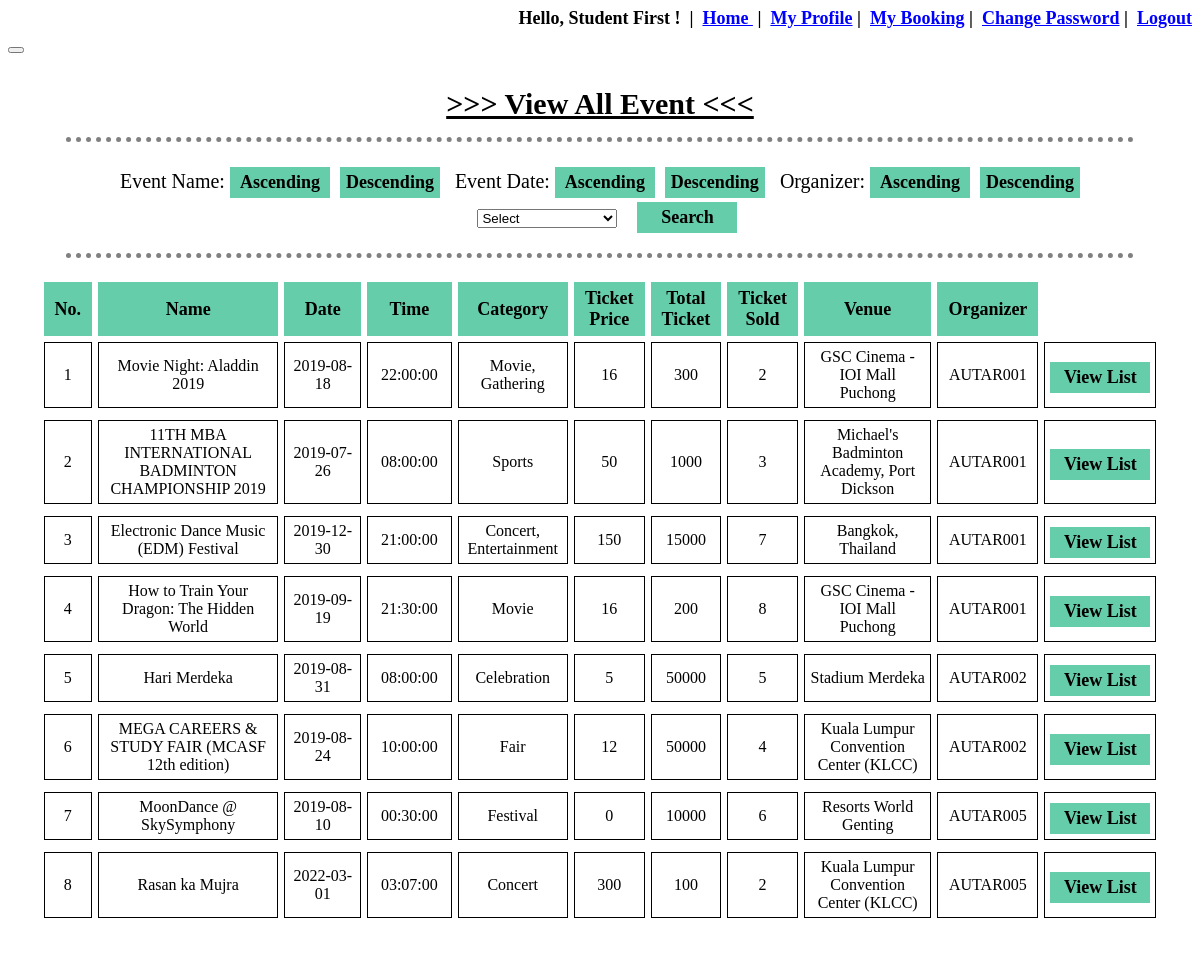
/Admin_client_event.php (signed in), run on the app's committed database.
### tables this page shows
CREATE TABLE `event_details` (
  `EventID` int(10) NOT NULL,
  `EventName` varchar(100) NOT NULL,
  `EventDate` date NOT NULL,
  `EventTime` time NOT NULL,
  `EventCategory` varchar(100) NOT NULL,
  `Artist_id` int(11) NOT NULL,
  `Sponsor_id` int(11) NOT NULL,
  `EventDescription` text NOT NULL,
  `EventTicketPrice` double NOT NULL,
  `EventTicketTotal` int(11) NOT NULL,
  `EventTicketSold` int(11) NOT NULL,
  `Guest_id` int(11) NOT NULL,
  `VenueID` int(10) NOT NULL,
  `UserID` varchar(10) NOT NULL
);

CREATE TABLE `venue_details` (
  `VenueID` int(11) NOT NULL,
  `VenueName` varchar(80) NOT NULL,
  `VenueInfo` varchar(100) NOT NULL
);

### Admin_client_event.php (the view, shortened to what this page needs)
<?php
	include "database/connect.php";
	include 'session.php';
?>
<!DOCTYPE html>
<html>
<head>
</head>
<body background="image\bg.png">
	<button onclick="topFunction()" id="myBtn" title="Go to top"></button>
	<div id="view" align="center">
		<br>
		<p><span style="text-decoration: underline;font-weight: 900;font-size: 30px"> >>> View All Event <<< </span></p>
		<hr>
		<form action="admin_client_event.php" method="POST" style="font-size: 20px;">
			Event Name:
			<input type="submit" name="name_asc" value="Ascending">&nbsp;
			<input type="submit" name="name_desc" value="Descending">
			&nbsp;&nbsp;Event Date:
			<input type="submit" name="date_asc" value="Ascending">&nbsp;
			<input type="submit" name="date_desc" value="Descending">
			&nbsp;&nbsp;Organizer:
			<input type="submit" name="user_asc" value="Ascending">&nbsp;
			<input type="submit" name="user_desc" value="Descending">
			<br/>
			<select style="width: 140px " name="search_user_id">
						<option value=" ">Select</option>
					</select>
					<input type="submit" style="margin:4px 0px 0px 0px"  value="Search" name="search">
		</form>
		<hr>
		<table align="center" cellpadding="20px" cellspacing="6px">
			<tr>
				<th width="4%">No.</th>
				<th width="25%">Name</th>
				<th width="11%">Date</th>
				<th width="11%">Time</th>
				<th width="12%">Category</th>
				<th width="4%">Ticket Price</th>
				<th width="4%">Total Ticket</th>
				<th width="4%">Ticket Sold</th>
				<th width="20%">Venue</th>
				<th width="5%">Organizer</th>
			</tr>
			<?php
				if (isset($_POST['name_asc'])) {
					$count=0;
					$conn = mysqli_connect($servername, $username, $password, $dbname);
					$read_event = "SELECT * FROM event_details INNER JOIN venue_details ON event_details.VenueID = venue_details.VenueID ORDER BY EventName ASC";
					$result_read_event = mysqli_query($conn, $read_event);
					if(mysqli_num_rows($result_read_event)>0){
						while($row = mysqli_fetch_array($result_read_event, MYSQLI_ASSOC)){
							$count=$count+1;
							echo "<tr>";
							echo "<td style='text-align:center'>".$count."</td>";
							echo "<td>".$row['EventName']."</td>";
							echo "<td>".$row['EventDate']."</td>";
							echo "<td>".$row['EventTime']."</td>";
							echo "<td>".$row['EventCategory']."</td>";
							echo "<td>".$row['EventTicketPrice']."</td>";
							echo "<td>".$row['EventTicketTotal']."</td>";
							echo "<td>".$row['EventTicketSold']."</td>";
							echo "<td>".$row['VenueName']."</td>";
							echo "<td>".$row['UserID']."</td>";
							echo "<form method='POST' action='viewlist.php'' >";
							echo "<td><button type='submit'  style='margin:4px 0px 0px 0px'  value='".$row['EventID']."' name='viewlist' >View List</button></td>";
							echo "<tr>";
							echo "</form>";
						}
					}
				}
				else{
					$count=0;
					$conn = mysqli_connect($servername, $username, $password, $dbname);
					$read_event = "SELECT * FROM event_details INNER JOIN venue_details ON event_details.VenueID = venue_details.VenueID ORDER BY UserID ASC";
					$result_read_event = mysqli_query($conn, $read_event);
					if(mysqli_num_rows($result_read_event)>0){
						while($row = mysqli_fetch_array($result_read_event, MYSQLI_ASSOC)){
							$count=$count+1;
							echo "<tr>";
							echo "<td style='text-align:center'>".$count."</td>";
							echo "<td>".$row['EventName']."</td>";
							echo "<td>".$row['EventDate']."</td>";
							echo "<td>".$row['EventTime']."</td>";
							echo "<td>".$row['EventCategory']."</td>";
							echo "<td>".$row['EventTicketPrice']."</td>";
							echo "<td>".$row['EventTicketTotal']."</td>";
							echo "<td>".$row['EventTicketSold']."</td>";
							echo "<td>".$row['VenueName']."</td>";
							echo "<td>".$row['UserID']."</td>";
							echo "<form method='POST' action='viewlist.php' >";
							echo "<td><button type='submit' style='margin:4px 0px 0px 0px'  value='".$row['EventID']."' name='viewlist' >View List</button></td>";
							echo "</form>";
							echo "<tr>";
						}
					}
				}
			?>
		</table>
	</div>
</body>
</html>

### Admin_client_event.php (style rules this page uses)
form { margin-left: 60px; margin-top: 15px; margin-right: 60px; }
table { max-width: 1200px; margin-bottom:50px; margin-left:auto; margin-right:auto; background-color: white; text-align:center; }
th { background-color: #66CDAA; border:1px solid #66CDAA; font-size: 18px; text-align: center; padding: 5px 10px; }
td { border:1px solid black; font-size: 16px; font-family: Times New Roman; padding: 5px 5px; }
input[type=submit],button[type=submit] { padding: 5px; color: black; border: none; background-color: #66CDAA; font-weight: 700; font-family: Times New Roman; font-size: 18px; text-align: center; width: 100px; }
div { margin: auto; padding-bottom: 20px; min-width: 70%; max-width: 95%; background-color: white; }
hr { border-top: 5px dotted grey; border-bottom: none; border-left: none; border-right: none; width: 95%; padding-top: 10px }

### data on the page
event_details: EventName "Movie Night: Aladdin 2019", EventDate "2019-08-18", EventTime "22:00:00", EventCategory "Movie, Gathering", EventTicketPrice "16", EventTicketTotal "300", EventTicketSold "2", VenueID.VenueName "GSC Cinema - IOI Mall Puchong", UserID "AUTAR001"
event_details: EventName "11TH MBA INTERNATIONAL BADMINTON CHAMPIONSHIP 2019", EventDate "2019-07-26", EventTime "08:00:00", EventCategory "Sports", EventTicketPrice "50", EventTicketTotal "1000", EventTicketSold "3", VenueID.VenueName "Michael's Badminton Academy, Port Dickson", UserID "AUTAR001"
event_details: EventName "Electronic Dance Music (EDM) Festival", EventDate "2019-12-30", EventTime "21:00:00", EventCategory "Concert, Entertainment", EventTicketPrice "150", EventTicketTotal "15000", EventTicketSold "7", VenueID.VenueName "Bangkok, Thailand", UserID "AUTAR001", $row['EventID'] 5 (drawn)
event_details: EventName "How to Train Your Dragon: The Hidden World", EventDate "2019-09-19", EventTime "21:30:00", EventCategory "Movie", EventTicketPrice "16", EventTicketTotal "200", EventTicketSold "8", VenueID.VenueName "GSC Cinema - IOI Mall Puchong", UserID "AUTAR001", $row['EventID'] 7 (drawn)
event_details: EventName "Hari Merdeka", EventDate "2019-08-31", EventTime "08:00:00", EventCategory "Celebration", EventTicketPrice "5", EventTicketTotal "50000", EventTicketSold "5", VenueID.VenueName "Stadium Merdeka", UserID "AUTAR002", $row['EventID'] 1 (drawn)
event_details: EventName "MEGA CAREERS & STUDY FAIR (MCASF 12th edition)", EventDate "2019-08-24", EventTime "10:00:00", EventCategory "Fair", EventTicketPrice "12", EventTicketTotal "50000", EventTicketSold "4", VenueID.VenueName "Kuala Lumpur Convention Center (KLCC)", UserID "AUTAR002"
event_details: EventName "MoonDance @ SkySymphony", EventDate "2019-08-10", EventTime "00:30:00", EventCategory "Festival", EventTicketPrice "0", EventTicketTotal "10000", EventTicketSold "6", VenueID.VenueName "Resorts World Genting", UserID "AUTAR005"
event_details: EventName "Rasan ka Mujra", EventDate "2022-03-01", EventTime "03:07:00", EventCategory "Concert", EventTicketPrice "300", EventTicketTotal "100", EventTicketSold "2", VenueID.VenueName "Kuala Lumpur Convention Center (KLCC)", UserID "AUTAR005", $row['EventID'] 9 (drawn)

### other printed values
$_SESSION['UserFullName'] "Student First"
